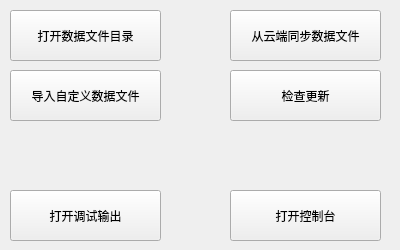
<?xml version="1.0" encoding="UTF-8"?>
<ui version="4.0">
 <class>FormUtility</class>
 <widget class="QWidget" name="FormUtility">
  <property name="geometry">
   <rect>
    <x>0</x>
    <y>0</y>
    <width>400</width>
    <height>250</height>
   </rect>
  </property>
  <property name="minimumSize">
   <size>
    <width>400</width>
    <height>250</height>
   </size>
  </property>
  <property name="maximumSize">
   <size>
    <width>400</width>
    <height>250</height>
   </size>
  </property>
  <property name="windowTitle">
   <string>功能菜单</string>
  </property>
  <widget class="QPushButton" name="buttonImportDataFile">
   <property name="geometry">
    <rect>
     <x>10</x>
     <y>70</y>
     <width>151</width>
     <height>51</height>
    </rect>
   </property>
   <property name="text">
    <string>导入自定义数据文件</string>
   </property>
  </widget>
  <widget class="QPushButton" name="buttonCheckUpdate">
   <property name="geometry">
    <rect>
     <x>230</x>
     <y>70</y>
     <width>151</width>
     <height>51</height>
    </rect>
   </property>
   <property name="text">
    <string>检查更新</string>
   </property>
  </widget>
  <widget class="QPushButton" name="buttonConsole">
   <property name="geometry">
    <rect>
     <x>230</x>
     <y>190</y>
     <width>151</width>
     <height>51</height>
    </rect>
   </property>
   <property name="text">
    <string>打开控制台</string>
   </property>
  </widget>
  <widget class="QPushButton" name="buttonDebug">
   <property name="geometry">
    <rect>
     <x>10</x>
     <y>190</y>
     <width>151</width>
     <height>51</height>
    </rect>
   </property>
   <property name="text">
    <string>打开调试输出</string>
   </property>
  </widget>
  <widget class="QPushButton" name="buttonOpenDataFilesDir">
   <property name="geometry">
    <rect>
     <x>10</x>
     <y>10</y>
     <width>151</width>
     <height>51</height>
    </rect>
   </property>
   <property name="text">
    <string>打开数据文件目录</string>
   </property>
  </widget>
  <widget class="QPushButton" name="buttonSyncDataFiles">
   <property name="geometry">
    <rect>
     <x>230</x>
     <y>10</y>
     <width>151</width>
     <height>51</height>
    </rect>
   </property>
   <property name="text">
    <string>从云端同步数据文件</string>
   </property>
  </widget>
 </widget>
 <resources/>
 <connections/>
</ui>
